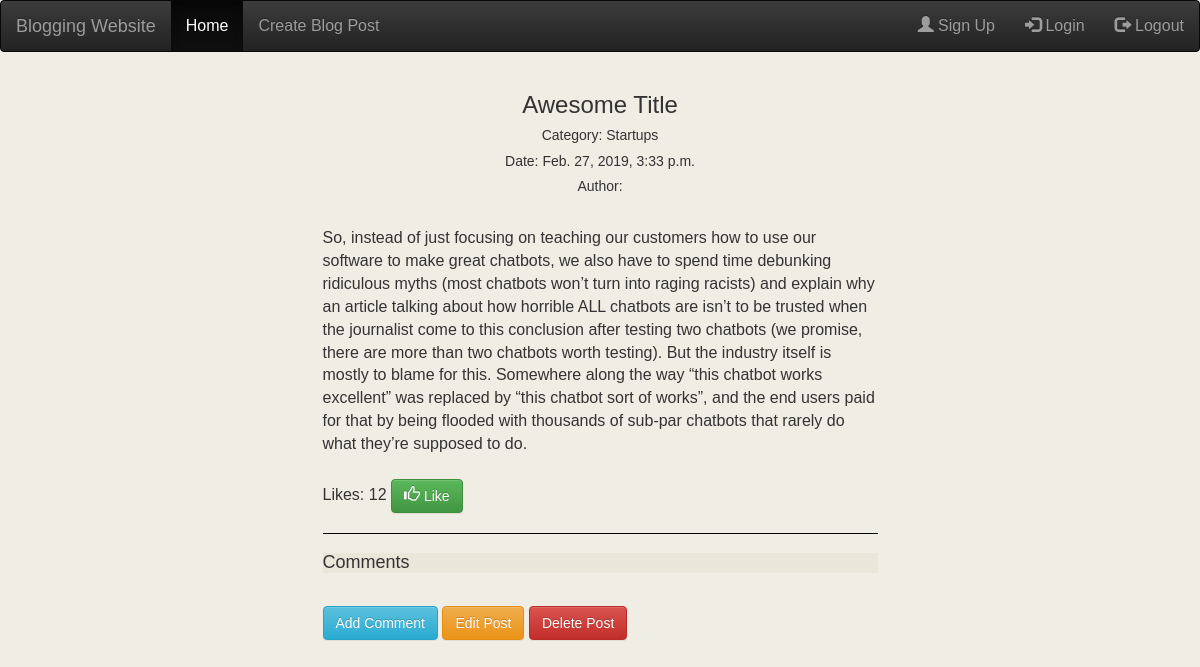
/post/1/, run on an earlier commit of the app's database.
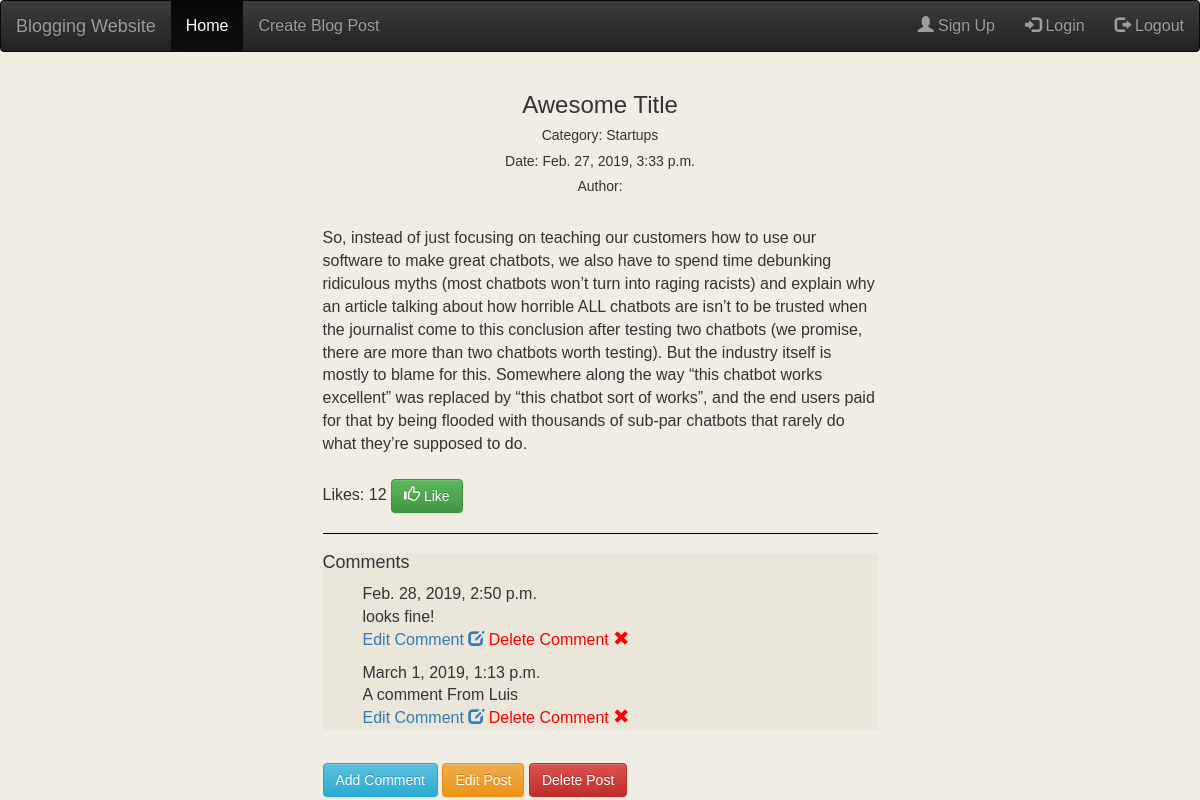
And on a later commit of the database.
### blog/models.py (models this page shows, shortened)
class Comment(models.Model):
    post = models.ForeignKey(Post, on_delete= models.CASCADE)
    commentAuthor = CurrentUserField()
    commentContent = models.TextField()
    commentCreatedDate = models.DateTimeField(default = timezone.now)

### blog/views.py (the view)
# urls.py: path('post/<int:post_id>/', views.postDetail, name='postDetail'),
def postDetail(request, post_id):
    post = get_object_or_404(Post, pk = post_id)
    return render (request, 'blog/post_detail.html', {'post': post})

### blog/templates/blog/post_detail.html (shortened to what this page needs)
{% include 'blog/base.html' %}
<div class = "container" >
  <div class = "row">
      <div class = "col-md-3"> </div>
      <div class = "col-md-6">
        <h3 class = "text-center"> {{ post.title }} </h3>
        <h5 class = "text-center"> Category: {{ post.category }}</h5>
        <h5 class = "text-center"> Date: {{ post.postCreatedDate }}
        <h5 class = "text-center"> Author: {{ post.postAuthor }}</h5>
        <br>
          {{ post.postContent }}
        <br><br>
        Likes: {{ post.postLikes }}
        <a href="/post/like/{{post.pk}}" class="btn btn-success btn-md">
          <span class="glyphicon glyphicon-thumbs-up"></span> Like
        </a>
        <div class = "comments">
          <h4> Comments </h4>
            {% for comment in post.comment_set.all %}
            <ul>
                {{ comment.commentCreatedDate }}
                <br>
                  {{ comment.commentContent }}
                <br>
                <a href='/post/{{post.pk}}/edit/comment/{{comment.pk}}'>
                  Edit Comment <span class="glyphicon glyphicon-edit"></span>
                </a>
                <a href='/post/{{post.pk}}/delete/comment/{{comment.pk}}' style ="color:red"
                  onclick="return confirm('Do you want to delete this comment?')">
                  Delete Comment <span class="glyphicon glyphicon-remove" style ="color:red"></span>
                </a>
              </ul>
              {% endfor %}
          </div>
          <br>
          <a href='/post/{{post.pk}}/add/comment' class="btn btn-info" role="button"> Add Comment</a>
          <a href='/post/edit/{{post.pk}}' class="btn btn-warning" role="button"> Edit Post</a>
          <a href='/post/delete/{{post.pk}}' class="btn btn-danger" role="button"
          onclick="return confirm('Do you want to delete this post?')"> Delete Post</a>
      </div>
  </div>
</div>

What changed in the data, as far as the page shows it:
added Comment: commentCreatedDate "Feb. 28, 2019, 2:50 p.m.", commentContent "looks fine!"
now on this page (row edited): Comment: commentCreatedDate "March 1, 2019, 1:13 p.m.", commentContent "A comment From Luis"
